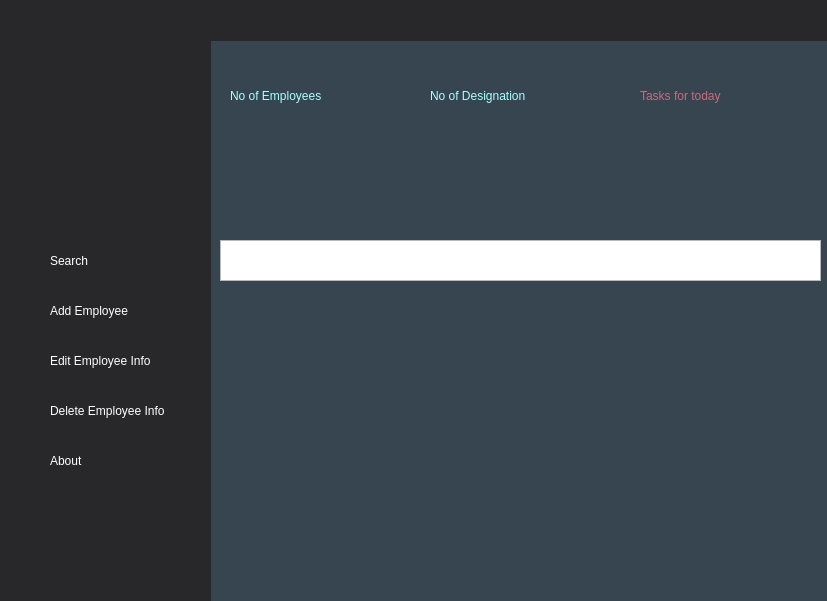
<?xml version="1.0" encoding="UTF-8"?>
<ui version="4.0">
 <class>MainWindow</class>
 <widget class="QMainWindow" name="MainWindow">
  <property name="geometry">
   <rect>
    <x>0</x>
    <y>0</y>
    <width>827</width>
    <height>601</height>
   </rect>
  </property>
  <property name="minimumSize">
   <size>
    <width>827</width>
    <height>601</height>
   </size>
  </property>
  <property name="maximumSize">
   <size>
    <width>827</width>
    <height>601</height>
   </size>
  </property>
  <property name="windowTitle">
   <string>MainWindow</string>
  </property>
  <property name="styleSheet">
   <string notr="true">color: rgb(68, 68, 68);</string>
  </property>
  <widget class="QWidget" name="centralwidget">
   <widget class="QLabel" name="label">
    <property name="geometry">
     <rect>
      <x>-140</x>
      <y>-10</y>
      <width>1051</width>
      <height>611</height>
     </rect>
    </property>
    <property name="styleSheet">
     <string notr="true">background-color: rgb(54, 69, 79);</string>
    </property>
    <property name="text">
     <string/>
    </property>
    <property name="scaledContents">
     <bool>true</bool>
    </property>
   </widget>
   <widget class="QLabel" name="label_2">
    <property name="geometry">
     <rect>
      <x>0</x>
      <y>-1</y>
      <width>211</width>
      <height>611</height>
     </rect>
    </property>
    <property name="styleSheet">
     <string notr="true">background-color:rgb(40, 40, 43);</string>
    </property>
    <property name="text">
     <string/>
    </property>
   </widget>
   <widget class="QLabel" name="label_3">
    <property name="geometry">
     <rect>
      <x>170</x>
      <y>0</y>
      <width>671</width>
      <height>41</height>
     </rect>
    </property>
    <property name="styleSheet">
     <string notr="true">background-color:rgb(40, 40, 43);</string>
    </property>
    <property name="text">
     <string/>
    </property>
   </widget>
   <widget class="QLabel" name="label_5">
    <property name="geometry">
     <rect>
      <x>420</x>
      <y>70</y>
      <width>201</width>
      <height>141</height>
     </rect>
    </property>
    <property name="text">
     <string/>
    </property>
    <property name="pixmap">
     <pixmap>../../../absentbg.png</pixmap>
    </property>
    <property name="scaledContents">
     <bool>true</bool>
    </property>
   </widget>
   <widget class="QLabel" name="label_6">
    <property name="geometry">
     <rect>
      <x>220</x>
      <y>70</y>
      <width>201</width>
      <height>141</height>
     </rect>
    </property>
    <property name="text">
     <string/>
    </property>
    <property name="pixmap">
     <pixmap>../../../empcardbg.png</pixmap>
    </property>
    <property name="scaledContents">
     <bool>true</bool>
    </property>
   </widget>
   <widget class="QLabel" name="label_7">
    <property name="geometry">
     <rect>
      <x>620</x>
      <y>70</y>
      <width>191</width>
      <height>141</height>
     </rect>
    </property>
    <property name="text">
     <string/>
    </property>
    <property name="pixmap">
     <pixmap>../../../attendancebg.png</pixmap>
    </property>
    <property name="scaledContents">
     <bool>true</bool>
    </property>
   </widget>
   <widget class="QPushButton" name="pushButton">
    <property name="geometry">
     <rect>
      <x>0</x>
      <y>240</y>
      <width>211</width>
      <height>41</height>
     </rect>
    </property>
    <property name="styleSheet">
     <string notr="true">QPushButton {
color:white;
            background-color: rgb(40, 40, 43);
            text-align:left;
           padding-left:50px;
border:none;
        }
        QPushButton:hover {
            color: white;
background-color:rgb(54, 69, 79);
font: 700 9pt &quot;Segoe UI&quot;;
        }</string>
    </property>
    <property name="text">
     <string>Search</string>
    </property>
   </widget>
   <widget class="QPushButton" name="pushButton_2">
    <property name="geometry">
     <rect>
      <x>0</x>
      <y>290</y>
      <width>211</width>
      <height>41</height>
     </rect>
    </property>
    <property name="styleSheet">
     <string notr="true">QPushButton {
color:white;
            background-color: rgb(40, 40, 43);
            text-align:left;
           padding-left:50px;
border:none;
        }
        QPushButton:hover {
            color: white;
background-color:rgb(54, 69, 79);
font: 700 9pt &quot;Segoe UI&quot;;
        }</string>
    </property>
    <property name="text">
     <string>Add Employee</string>
    </property>
   </widget>
   <widget class="QPushButton" name="pushButton_3">
    <property name="geometry">
     <rect>
      <x>0</x>
      <y>340</y>
      <width>211</width>
      <height>41</height>
     </rect>
    </property>
    <property name="styleSheet">
     <string notr="true">QPushButton {
color:white;
            background-color: rgb(40, 40, 43);
            text-align:left;
           padding-left:50px;
border:none;
        }
        QPushButton:hover {
            color: white;
background-color:rgb(54, 69, 79);
font: 700 9pt &quot;Segoe UI&quot;;
        }</string>
    </property>
    <property name="text">
     <string>Edit Employee Info</string>
    </property>
   </widget>
   <widget class="QPushButton" name="pushButton_4">
    <property name="geometry">
     <rect>
      <x>0</x>
      <y>390</y>
      <width>211</width>
      <height>41</height>
     </rect>
    </property>
    <property name="styleSheet">
     <string notr="true">QPushButton {
color:white;
            background-color: rgb(40, 40, 43);
            text-align:left;
           padding-left:50px;
border:none;
        }
        QPushButton:hover {
            color: white;
background-color:rgb(54, 69, 79);
font: 700 9pt &quot;Segoe UI&quot;;
        }</string>
    </property>
    <property name="text">
     <string>Delete Employee Info</string>
    </property>
   </widget>
   <widget class="QPushButton" name="pushButton_5">
    <property name="geometry">
     <rect>
      <x>0</x>
      <y>440</y>
      <width>211</width>
      <height>41</height>
     </rect>
    </property>
    <property name="styleSheet">
     <string notr="true">QPushButton {
color:white;
            background-color: rgb(40, 40, 43);
            text-align:left;
           padding-left:50px;
border:none;
        }
        QPushButton:hover {
            color: white;
background-color:rgb(54, 69, 79);
font: 700 9pt &quot;Segoe UI&quot;;
        }</string>
    </property>
    <property name="text">
     <string>About</string>
    </property>
   </widget>
   <widget class="QLabel" name="label_8">
    <property name="geometry">
     <rect>
      <x>20</x>
      <y>250</y>
      <width>21</width>
      <height>20</height>
     </rect>
    </property>
    <property name="text">
     <string/>
    </property>
    <property name="pixmap">
     <pixmap>../../Desktop/icons8_Find_User_Male_50px.png</pixmap>
    </property>
    <property name="scaledContents">
     <bool>true</bool>
    </property>
   </widget>
   <widget class="QLabel" name="label_9">
    <property name="geometry">
     <rect>
      <x>20</x>
      <y>300</y>
      <width>21</width>
      <height>20</height>
     </rect>
    </property>
    <property name="text">
     <string/>
    </property>
    <property name="pixmap">
     <pixmap>../../Desktop/icons8_Add_User_Male_50px.png</pixmap>
    </property>
    <property name="scaledContents">
     <bool>true</bool>
    </property>
   </widget>
   <widget class="QLabel" name="label_10">
    <property name="geometry">
     <rect>
      <x>20</x>
      <y>400</y>
      <width>21</width>
      <height>20</height>
     </rect>
    </property>
    <property name="text">
     <string/>
    </property>
    <property name="pixmap">
     <pixmap>../../Desktop/icons8_Remove_User_Male_50px.png</pixmap>
    </property>
    <property name="scaledContents">
     <bool>true</bool>
    </property>
   </widget>
   <widget class="QLabel" name="label_11">
    <property name="geometry">
     <rect>
      <x>20</x>
      <y>350</y>
      <width>21</width>
      <height>20</height>
     </rect>
    </property>
    <property name="text">
     <string/>
    </property>
    <property name="pixmap">
     <pixmap>../../Desktop/icons8_Registration_50px.png</pixmap>
    </property>
    <property name="scaledContents">
     <bool>true</bool>
    </property>
   </widget>
   <widget class="QLabel" name="label_12">
    <property name="geometry">
     <rect>
      <x>20</x>
      <y>450</y>
      <width>21</width>
      <height>20</height>
     </rect>
    </property>
    <property name="text">
     <string/>
    </property>
    <property name="pixmap">
     <pixmap>../../Desktop/icons8_Hand_50px.png</pixmap>
    </property>
    <property name="scaledContents">
     <bool>true</bool>
    </property>
   </widget>
   <widget class="QLabel" name="label_13">
    <property name="geometry">
     <rect>
      <x>230</x>
      <y>80</y>
      <width>161</width>
      <height>31</height>
     </rect>
    </property>
    <property name="styleSheet">
     <string notr="true">  color: rgb(170, 255, 255);
font: 700 11pt &quot;Segoe UI&quot;;</string>
    </property>
    <property name="text">
     <string>No of Employees</string>
    </property>
   </widget>
   <widget class="QLabel" name="label_14">
    <property name="geometry">
     <rect>
      <x>430</x>
      <y>80</y>
      <width>161</width>
      <height>31</height>
     </rect>
    </property>
    <property name="styleSheet">
     <string notr="true">  color: rgb(170, 255, 255);
font: 700 11pt &quot;Segoe UI&quot;;</string>
    </property>
    <property name="text">
     <string>No of Designation</string>
    </property>
   </widget>
   <widget class="QLabel" name="label_15">
    <property name="geometry">
     <rect>
      <x>640</x>
      <y>80</y>
      <width>201</width>
      <height>31</height>
     </rect>
    </property>
    <property name="styleSheet">
     <string notr="true">  color: rgb(200, 107, 129);
font: 700 11pt &quot;Segoe UI&quot;;</string>
    </property>
    <property name="text">
     <string>Tasks for today</string>
    </property>
   </widget>
   <widget class="QTextEdit" name="textEdit">
    <property name="geometry">
     <rect>
      <x>220</x>
      <y>240</y>
      <width>601</width>
      <height>41</height>
     </rect>
    </property>
   </widget>
   <widget class="QLabel" name="label_16">
    <property name="geometry">
     <rect>
      <x>790</x>
      <y>250</y>
      <width>21</width>
      <height>21</height>
     </rect>
    </property>
    <property name="text">
     <string/>
    </property>
    <property name="pixmap">
     <pixmap>../../Downloads/search.png</pixmap>
    </property>
    <property name="scaledContents">
     <bool>true</bool>
    </property>
   </widget>
   <widget class="QPushButton" name="pushButton_6">
    <property name="geometry">
     <rect>
      <x>780</x>
      <y>240</y>
      <width>41</width>
      <height>41</height>
     </rect>
    </property>
    <property name="styleSheet">
     <string notr="true">QPushButton {
color:white;
border:none;
        }
        QPushButton:hover {
            color: white;
background-color:rgb(54, 69, 79);
font: 700 9pt &quot;Segoe UI&quot;;
        }
   </string>
    </property>
    <property name="text">
     <string/>
    </property>
   </widget>
   <widget class="QLabel" name="label_17">
    <property name="geometry">
     <rect>
      <x>20</x>
      <y>250</y>
      <width>21</width>
      <height>21</height>
     </rect>
    </property>
    <property name="text">
     <string/>
    </property>
    <property name="pixmap">
     <pixmap>../../../icons8_Find_User_Male_50px.png</pixmap>
    </property>
    <property name="scaledContents">
     <bool>true</bool>
    </property>
   </widget>
   <widget class="QLabel" name="label_18">
    <property name="geometry">
     <rect>
      <x>20</x>
      <y>300</y>
      <width>21</width>
      <height>21</height>
     </rect>
    </property>
    <property name="text">
     <string/>
    </property>
    <property name="pixmap">
     <pixmap>../../../icons8_Add_User_Male_50px.png</pixmap>
    </property>
    <property name="scaledContents">
     <bool>true</bool>
    </property>
   </widget>
   <widget class="QLabel" name="label_19">
    <property name="geometry">
     <rect>
      <x>20</x>
      <y>350</y>
      <width>21</width>
      <height>21</height>
     </rect>
    </property>
    <property name="text">
     <string/>
    </property>
    <property name="pixmap">
     <pixmap>../../../icons8_Registration_50px.png</pixmap>
    </property>
    <property name="scaledContents">
     <bool>true</bool>
    </property>
   </widget>
   <widget class="QLabel" name="label_20">
    <property name="geometry">
     <rect>
      <x>20</x>
      <y>400</y>
      <width>21</width>
      <height>21</height>
     </rect>
    </property>
    <property name="text">
     <string/>
    </property>
    <property name="pixmap">
     <pixmap>../../../icons8_Remove_User_Male_50px.png</pixmap>
    </property>
    <property name="scaledContents">
     <bool>true</bool>
    </property>
   </widget>
   <widget class="QLabel" name="label_21">
    <property name="geometry">
     <rect>
      <x>20</x>
      <y>450</y>
      <width>21</width>
      <height>21</height>
     </rect>
    </property>
    <property name="text">
     <string/>
    </property>
    <property name="pixmap">
     <pixmap>../../../icons8_Hand_50px.png</pixmap>
    </property>
    <property name="scaledContents">
     <bool>true</bool>
    </property>
   </widget>
   <zorder>label</zorder>
   <zorder>label_2</zorder>
   <zorder>label_3</zorder>
   <zorder>label_5</zorder>
   <zorder>label_6</zorder>
   <zorder>label_7</zorder>
   <zorder>pushButton</zorder>
   <zorder>pushButton_2</zorder>
   <zorder>pushButton_3</zorder>
   <zorder>pushButton_4</zorder>
   <zorder>pushButton_5</zorder>
   <zorder>label_8</zorder>
   <zorder>label_9</zorder>
   <zorder>label_10</zorder>
   <zorder>label_11</zorder>
   <zorder>label_12</zorder>
   <zorder>label_13</zorder>
   <zorder>label_14</zorder>
   <zorder>label_15</zorder>
   <zorder>textEdit</zorder>
   <zorder>pushButton_6</zorder>
   <zorder>label_16</zorder>
   <zorder>label_17</zorder>
   <zorder>label_18</zorder>
   <zorder>label_19</zorder>
   <zorder>label_20</zorder>
   <zorder>label_21</zorder>
  </widget>
 </widget>
 <resources/>
 <connections/>
</ui>
